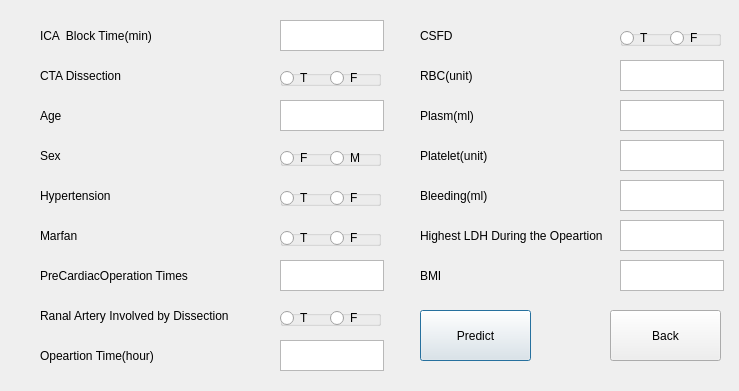
<?xml version="1.0" encoding="UTF-8"?>
<ui version="4.0">
 <class>Dialog</class>
 <widget class="QDialog" name="Dialog">
  <property name="geometry">
   <rect>
    <x>0</x>
    <y>0</y>
    <width>739</width>
    <height>391</height>
   </rect>
  </property>
  <property name="windowTitle">
   <string>Paraplegia Predict Model</string>
  </property>
  <widget class="QLabel" name="label">
   <property name="geometry">
    <rect>
     <x>40</x>
     <y>20</y>
     <width>231</width>
     <height>31</height>
    </rect>
   </property>
   <property name="text">
    <string>ICA  Block Time(min)</string>
   </property>
  </widget>
  <widget class="QTextEdit" name="textEdit">
   <property name="geometry">
    <rect>
     <x>280</x>
     <y>20</y>
     <width>104</width>
     <height>31</height>
    </rect>
   </property>
  </widget>
  <widget class="QLabel" name="label_2">
   <property name="geometry">
    <rect>
     <x>40</x>
     <y>60</y>
     <width>231</width>
     <height>31</height>
    </rect>
   </property>
   <property name="text">
    <string>CTA Dissection</string>
   </property>
  </widget>
  <widget class="QLabel" name="label_3">
   <property name="geometry">
    <rect>
     <x>40</x>
     <y>100</y>
     <width>231</width>
     <height>31</height>
    </rect>
   </property>
   <property name="text">
    <string>Age</string>
   </property>
  </widget>
  <widget class="QTextEdit" name="textEdit_3">
   <property name="geometry">
    <rect>
     <x>280</x>
     <y>100</y>
     <width>104</width>
     <height>31</height>
    </rect>
   </property>
  </widget>
  <widget class="QLabel" name="label_4">
   <property name="geometry">
    <rect>
     <x>40</x>
     <y>140</y>
     <width>231</width>
     <height>31</height>
    </rect>
   </property>
   <property name="text">
    <string>Sex</string>
   </property>
  </widget>
  <widget class="QLabel" name="label_5">
   <property name="geometry">
    <rect>
     <x>40</x>
     <y>180</y>
     <width>231</width>
     <height>31</height>
    </rect>
   </property>
   <property name="text">
    <string>Hypertension</string>
   </property>
  </widget>
  <widget class="QGroupBox" name="groupBox">
   <property name="geometry">
    <rect>
     <x>280</x>
     <y>150</y>
     <width>101</width>
     <height>16</height>
    </rect>
   </property>
   <property name="title">
    <string/>
   </property>
   <widget class="QRadioButton" name="radioButton">
    <property name="geometry">
     <rect>
      <x>0</x>
      <y>0</y>
      <width>31</width>
      <height>16</height>
     </rect>
    </property>
    <property name="text">
     <string>F</string>
    </property>
   </widget>
   <widget class="QRadioButton" name="radioButton_2">
    <property name="geometry">
     <rect>
      <x>50</x>
      <y>0</y>
      <width>31</width>
      <height>16</height>
     </rect>
    </property>
    <property name="text">
     <string>M</string>
    </property>
   </widget>
  </widget>
  <widget class="QGroupBox" name="groupBox_2">
   <property name="geometry">
    <rect>
     <x>280</x>
     <y>190</y>
     <width>101</width>
     <height>16</height>
    </rect>
   </property>
   <property name="title">
    <string/>
   </property>
   <widget class="QRadioButton" name="radioButton_3">
    <property name="geometry">
     <rect>
      <x>0</x>
      <y>0</y>
      <width>31</width>
      <height>16</height>
     </rect>
    </property>
    <property name="text">
     <string>T</string>
    </property>
   </widget>
   <widget class="QRadioButton" name="radioButton_4">
    <property name="geometry">
     <rect>
      <x>50</x>
      <y>0</y>
      <width>31</width>
      <height>16</height>
     </rect>
    </property>
    <property name="text">
     <string>F</string>
    </property>
   </widget>
  </widget>
  <widget class="QLabel" name="label_6">
   <property name="geometry">
    <rect>
     <x>40</x>
     <y>220</y>
     <width>231</width>
     <height>31</height>
    </rect>
   </property>
   <property name="text">
    <string>Marfan</string>
   </property>
  </widget>
  <widget class="QGroupBox" name="groupBox_3">
   <property name="geometry">
    <rect>
     <x>280</x>
     <y>230</y>
     <width>101</width>
     <height>16</height>
    </rect>
   </property>
   <property name="title">
    <string/>
   </property>
   <widget class="QRadioButton" name="radioButton_5">
    <property name="geometry">
     <rect>
      <x>0</x>
      <y>0</y>
      <width>31</width>
      <height>16</height>
     </rect>
    </property>
    <property name="text">
     <string>T</string>
    </property>
   </widget>
   <widget class="QRadioButton" name="radioButton_6">
    <property name="geometry">
     <rect>
      <x>50</x>
      <y>0</y>
      <width>31</width>
      <height>16</height>
     </rect>
    </property>
    <property name="text">
     <string>F</string>
    </property>
   </widget>
  </widget>
  <widget class="QLabel" name="label_7">
   <property name="geometry">
    <rect>
     <x>40</x>
     <y>260</y>
     <width>231</width>
     <height>31</height>
    </rect>
   </property>
   <property name="text">
    <string>PreCardiacOperation Times</string>
   </property>
  </widget>
  <widget class="QTextEdit" name="textEdit_4">
   <property name="geometry">
    <rect>
     <x>280</x>
     <y>260</y>
     <width>104</width>
     <height>31</height>
    </rect>
   </property>
  </widget>
  <widget class="QLabel" name="label_8">
   <property name="geometry">
    <rect>
     <x>40</x>
     <y>300</y>
     <width>231</width>
     <height>31</height>
    </rect>
   </property>
   <property name="text">
    <string>Ranal Artery Involved by Dissection</string>
   </property>
  </widget>
  <widget class="QLabel" name="label_9">
   <property name="geometry">
    <rect>
     <x>40</x>
     <y>340</y>
     <width>231</width>
     <height>31</height>
    </rect>
   </property>
   <property name="text">
    <string>Opeartion Time(hour)</string>
   </property>
  </widget>
  <widget class="QGroupBox" name="groupBox_4">
   <property name="geometry">
    <rect>
     <x>280</x>
     <y>310</y>
     <width>101</width>
     <height>16</height>
    </rect>
   </property>
   <property name="title">
    <string/>
   </property>
   <widget class="QRadioButton" name="radioButton_7">
    <property name="geometry">
     <rect>
      <x>0</x>
      <y>0</y>
      <width>31</width>
      <height>16</height>
     </rect>
    </property>
    <property name="text">
     <string>T</string>
    </property>
   </widget>
   <widget class="QRadioButton" name="radioButton_8">
    <property name="geometry">
     <rect>
      <x>50</x>
      <y>0</y>
      <width>31</width>
      <height>16</height>
     </rect>
    </property>
    <property name="text">
     <string>F</string>
    </property>
   </widget>
  </widget>
  <widget class="QTextEdit" name="textEdit_5">
   <property name="geometry">
    <rect>
     <x>280</x>
     <y>340</y>
     <width>104</width>
     <height>31</height>
    </rect>
   </property>
  </widget>
  <widget class="QLabel" name="label_10">
   <property name="geometry">
    <rect>
     <x>420</x>
     <y>20</y>
     <width>121</width>
     <height>31</height>
    </rect>
   </property>
   <property name="text">
    <string>CSFD</string>
   </property>
  </widget>
  <widget class="QLabel" name="label_11">
   <property name="geometry">
    <rect>
     <x>420</x>
     <y>60</y>
     <width>171</width>
     <height>31</height>
    </rect>
   </property>
   <property name="text">
    <string>RBC(unit)</string>
   </property>
  </widget>
  <widget class="QLabel" name="label_12">
   <property name="geometry">
    <rect>
     <x>420</x>
     <y>100</y>
     <width>171</width>
     <height>31</height>
    </rect>
   </property>
   <property name="text">
    <string>Plasm(ml)</string>
   </property>
  </widget>
  <widget class="QLabel" name="label_13">
   <property name="geometry">
    <rect>
     <x>420</x>
     <y>140</y>
     <width>171</width>
     <height>31</height>
    </rect>
   </property>
   <property name="text">
    <string>Platelet(unit)</string>
   </property>
  </widget>
  <widget class="QLabel" name="label_14">
   <property name="geometry">
    <rect>
     <x>420</x>
     <y>180</y>
     <width>171</width>
     <height>31</height>
    </rect>
   </property>
   <property name="text">
    <string>Bleeding(ml)</string>
   </property>
  </widget>
  <widget class="QLabel" name="label_15">
   <property name="geometry">
    <rect>
     <x>420</x>
     <y>220</y>
     <width>231</width>
     <height>31</height>
    </rect>
   </property>
   <property name="text">
    <string>Highest LDH During the Opeartion</string>
   </property>
  </widget>
  <widget class="QLabel" name="label_16">
   <property name="geometry">
    <rect>
     <x>420</x>
     <y>260</y>
     <width>231</width>
     <height>31</height>
    </rect>
   </property>
   <property name="text">
    <string>BMI</string>
   </property>
  </widget>
  <widget class="QTextEdit" name="textEdit_6">
   <property name="geometry">
    <rect>
     <x>620</x>
     <y>60</y>
     <width>104</width>
     <height>31</height>
    </rect>
   </property>
  </widget>
  <widget class="QTextEdit" name="textEdit_7">
   <property name="geometry">
    <rect>
     <x>620</x>
     <y>100</y>
     <width>104</width>
     <height>31</height>
    </rect>
   </property>
  </widget>
  <widget class="QTextEdit" name="textEdit_8">
   <property name="geometry">
    <rect>
     <x>620</x>
     <y>140</y>
     <width>104</width>
     <height>31</height>
    </rect>
   </property>
  </widget>
  <widget class="QTextEdit" name="textEdit_9">
   <property name="geometry">
    <rect>
     <x>620</x>
     <y>180</y>
     <width>104</width>
     <height>31</height>
    </rect>
   </property>
  </widget>
  <widget class="QTextEdit" name="textEdit_10">
   <property name="geometry">
    <rect>
     <x>620</x>
     <y>220</y>
     <width>104</width>
     <height>31</height>
    </rect>
   </property>
  </widget>
  <widget class="QTextEdit" name="textEdit_11">
   <property name="geometry">
    <rect>
     <x>620</x>
     <y>260</y>
     <width>104</width>
     <height>31</height>
    </rect>
   </property>
  </widget>
  <widget class="QPushButton" name="pushButton">
   <property name="geometry">
    <rect>
     <x>420</x>
     <y>310</y>
     <width>111</width>
     <height>51</height>
    </rect>
   </property>
   <property name="text">
    <string>Predict</string>
   </property>
  </widget>
  <widget class="QPushButton" name="pushButton_2">
   <property name="geometry">
    <rect>
     <x>610</x>
     <y>310</y>
     <width>111</width>
     <height>51</height>
    </rect>
   </property>
   <property name="text">
    <string>Back</string>
   </property>
  </widget>
  <widget class="QGroupBox" name="groupBox_6">
   <property name="geometry">
    <rect>
     <x>280</x>
     <y>70</y>
     <width>101</width>
     <height>16</height>
    </rect>
   </property>
   <property name="title">
    <string/>
   </property>
   <widget class="QRadioButton" name="radioButton_11">
    <property name="geometry">
     <rect>
      <x>0</x>
      <y>0</y>
      <width>31</width>
      <height>16</height>
     </rect>
    </property>
    <property name="text">
     <string>T</string>
    </property>
   </widget>
   <widget class="QRadioButton" name="radioButton_12">
    <property name="geometry">
     <rect>
      <x>50</x>
      <y>0</y>
      <width>31</width>
      <height>16</height>
     </rect>
    </property>
    <property name="text">
     <string>F</string>
    </property>
   </widget>
  </widget>
  <widget class="QGroupBox" name="groupBox_5">
   <property name="geometry">
    <rect>
     <x>620</x>
     <y>30</y>
     <width>101</width>
     <height>16</height>
    </rect>
   </property>
   <property name="title">
    <string/>
   </property>
   <widget class="QRadioButton" name="radioButton_9">
    <property name="geometry">
     <rect>
      <x>0</x>
      <y>0</y>
      <width>31</width>
      <height>16</height>
     </rect>
    </property>
    <property name="text">
     <string>T</string>
    </property>
   </widget>
   <widget class="QRadioButton" name="radioButton_10">
    <property name="geometry">
     <rect>
      <x>50</x>
      <y>0</y>
      <width>31</width>
      <height>16</height>
     </rect>
    </property>
    <property name="text">
     <string>F</string>
    </property>
   </widget>
  </widget>
 </widget>
 <resources/>
 <connections>
  <connection>
   <sender>pushButton</sender>
   <signal>clicked()</signal>
   <receiver>Dialog</receiver>
   <slot>para_predict()</slot>
   <hints>
    <hint type="sourcelabel">
     <x>472</x>
     <y>346</y>
    </hint>
    <hint type="destinationlabel">
     <x>1225</x>
     <y>916</y>
    </hint>
   </hints>
  </connection>
  <connection>
   <sender>pushButton_2</sender>
   <signal>clicked()</signal>
   <receiver>Dialog</receiver>
   <slot>close()</slot>
   <hints>
    <hint type="sourcelabel">
     <x>665</x>
     <y>348</y>
    </hint>
    <hint type="destinationlabel">
     <x>1256</x>
     <y>944</y>
    </hint>
   </hints>
  </connection>
 </connections>
 <slots>
  <slot>para_predict()</slot>
 </slots>
</ui>
